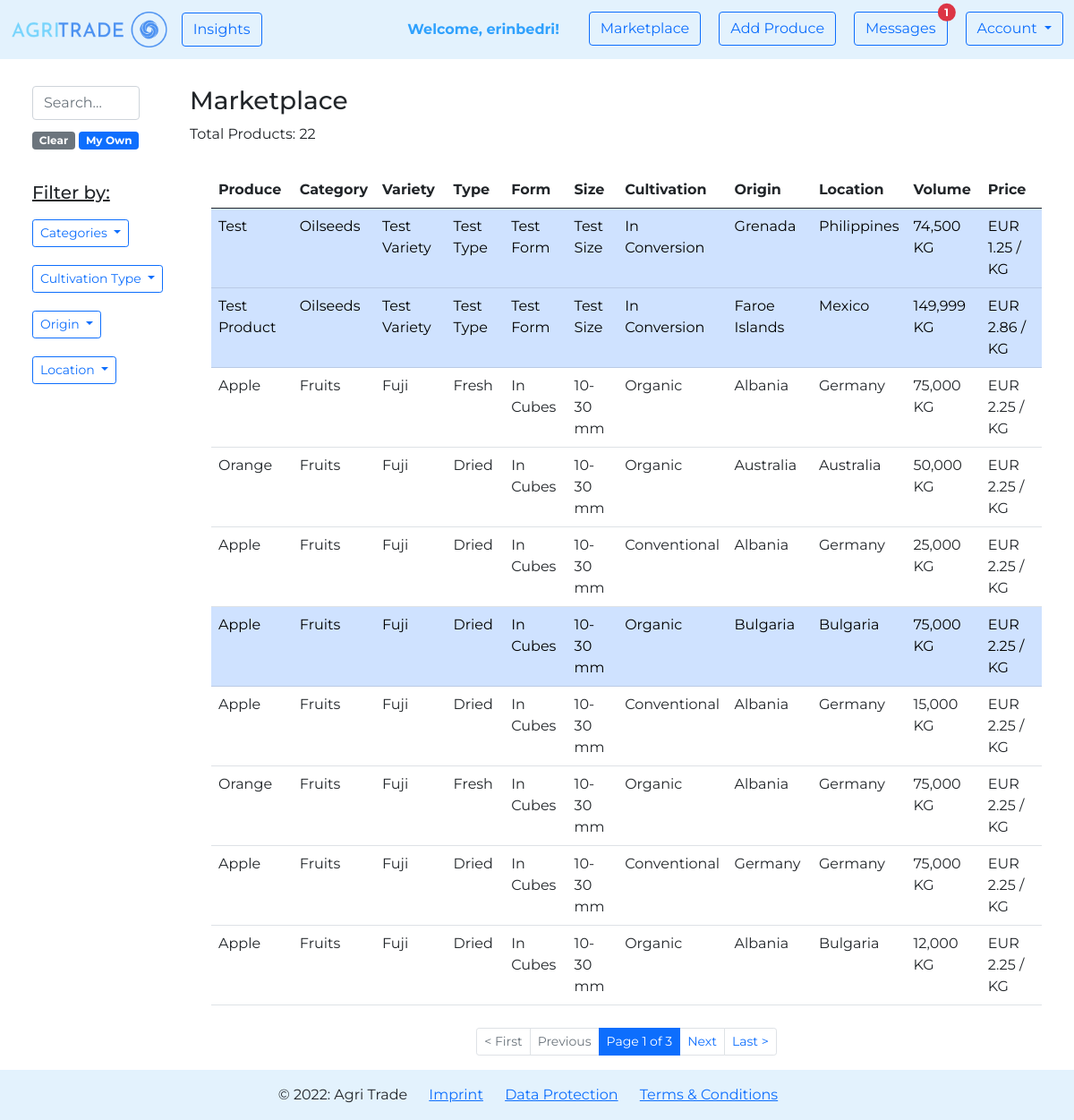
/marketplace/ (signed in), run on the app's committed database.
### agri_trade/marketplace/models.py (models this page shows, shortened)
class Product(models.Model):
    PRODUCT_CATEGORY = [
        ('Cereals', 'Cereals'),
        ('Pulses', 'Pulses'),
        ('Nuts', 'Nuts'),
        ('Oilseeds', 'Oilseeds'),
        ('Sugar and starch', 'Sugar and starch'),
        ('Fiber Crops', 'Fiber Crops'),
        ('Beverages', 'Beverages'),
        ('Narcotics', 'Narcotics'),
        ('Spices', 'Spices'),
        ('Forages', 'Forages'),
        ('Vegetables', 'Vegetables'),
        ('Fruits', 'Fruits'),
    ]
    PRODUCT_TYPE_MAX_LEN = max([len(product_type[1]) for product_type in PRODUCT_CATEGORY])
    CULTIVATION_TYPES = [
        ('Organic', 'Organic'),
        ('Conventional', 'Conventional'),
        ('In Conversion', 'In Conversion'),
    ]
    CULTIVATION_TYPE_MAX_LEN = max([len(cultivation_type[1]) for cultivation_type in CULTIVATION_TYPES])
    NAME_MAX_LEN = 20
    VARIETY_MAX_LEN = 25
    TYPE_MAX_LEN = 25
    FORM_MAX_LEN = 25
    SIZE_MAX_LEN = 25
    AVAILABLE_VOLUME_MIN_VALUE = 0
    AVAILABLE_VOLUME_MAX_VALUE = 1000000
    PRICE_MIN_VALUE = 0
    DESCRIPTION_MAX_LEN = 1500
    owner = models.ForeignKey(
        UserModel,
        on_delete=CASCADE)
    name = models.CharField(
        max_length=NAME_MAX_LEN,
    )
    category = models.CharField(
        max_length=PRODUCT_TYPE_MAX_LEN,
        choices=PRODUCT_CATEGORY,
    )
    variety = models.CharField(
        max_length=VARIETY_MAX_LEN,
        blank=True,
        null=True,
    )
    type = models.CharField(
        max_length=TYPE_MAX_LEN,
        blank=True,
        null=True,
    )
    form = models.CharField(
        max_length=FORM_MAX_LEN,
        blank=True,
        null=True,
    )
    size = models.CharField(
        max_length=SIZE_MAX_LEN,
        blank=True,
        null=True,
    )
    cultivation_type = models.CharField(
        max_length=CULTIVATION_TYPE_MAX_LEN,
        choices=CULTIVATION_TYPES,
    )
    available_volume = models.IntegerField(
        validators=[
            MinValueValidator(AVAILABLE_VOLUME_MIN_VALUE),
            MaxValueValidator(AVAILABLE_VOLUME_MAX_VALUE),
        ]
    )
    price = models.FloatField(
        validators=[
            MinValueValidator(PRICE_MIN_VALUE),
        ]
    )
    description = models.TextField(
        max_length=DESCRIPTION_MAX_LEN,
        blank=True,
        null=True,
    )
    origin = CountryField(
    )
    location = CountryField(
    )
    image = models.ImageField(
        null=True,
        blank=True,
        upload_to='produces',
        validators=(
            file_size,
        )
    )
    created_on = models.DateTimeField(
        auto_now_add=True
    )
    edited_on = models.DateTimeField(
        auto_now=True
    )

### agri_trade/marketplace/views.py (the view)
# urls.py: path('', views.marketplace, name='marketplace'),
@login_required
def marketplace(request):
    products_per_page = 10
    q = request.GET.get('q') if request.GET.get('q') is not None else ''
    products = Product.objects.filter(
        Q(name__icontains=q) |
        Q(category__icontains=q) |
        Q(cultivation_type__icontains=q) |
        Q(origin__icontains=q) |
        Q(location__icontains=q) |
        Q(variety__icontains=q) |
        Q(type__icontains=q) |
        Q(description__icontains=q) |
        Q(form__icontains=q) |
        Q(owner__username=q)) \
        .order_by('-created_on')
    categories = sorted({product.category for product in Product.objects.all()})
    cultivation_types = sorted({product.cultivation_type for product in Product.objects.all()})
    origins = sorted({product.origin.name for product in Product.objects.all()})
    locations = sorted({product.location.name for product in Product.objects.all()})
    paginator = Paginator(products, products_per_page)
    page_number = request.GET.get('page')
    page_obj = paginator.get_page(page_number)
    context = {
        'categories': categories,
        'cultivation_types': cultivation_types,
        'origins': origins,
        'locations': locations,
        'page_obj': page_obj,
        'query': q,
        'products_count': len(products),
    }
    return render(request, 'marketplace/marketplace.html', context)

### agri_trade/marketplace/templates/marketplace/marketplace.html (shortened to what this page needs)
{% extends 'web/base.html' %}
{% load humanize %}
{% block content %}
    <div class="container-fluid" style="margin-top: 30px">
        <div class="row">
            <div class="col-2">
                <div class="container">
                    <div class="row justify-content-md-left">
                        <form class="d-flex" role="search">
                            <input class="form-control me-2" type="text" placeholder="Search..." name="q">
                        </form>
                        <div class="container" style="margin-top: 10px">
                            <a href="{% url 'marketplace:marketplace' %}"><span
                                    class="badge bg-secondary">Clear</span></a>
                            <a href="{% url 'marketplace:marketplace' %}?q={{ request.user.username }}"><span
                                    class="badge bg-primary">My Own</span></a>
                        </div>
                        <div class="container" style="margin-top: 10px">
                            <h5 style="margin-top: 25px"><u>Filter by:</u></h5>
                            <div>
                                <button type="button" class="btn btn-outline-primary btn-sm dropdown-toggle"
                                        style="margin-top: 10px"
                                        data-bs-toggle="collapse" data-bs-target="#category">Categories
                                </button>
                            </div>
                            <div>
                                <button type="button" class="btn btn-outline-primary btn-sm dropdown-toggle"
                                        style="margin-top: 20px"
                                        data-bs-toggle="collapse" data-bs-target="#cultivationType">Cultivation Type
                                </button>
                            </div>
                            <div>
                                <button type="button" class="btn btn-outline-primary btn-sm dropdown-toggle"
                                        style="margin-top: 20px"
                                        data-bs-toggle="collapse" data-bs-target="#origin">Origin
                                </button>
                            </div>
                            <div>
                                <button type="button" class="btn btn-outline-primary btn-sm dropdown-toggle"
                                        style="margin-top: 20px"
                                        data-bs-toggle="collapse" data-bs-target="#location">Location
                                </button>
                            </div>
                        </div>
                    </div>
                </div>
            </div>
            <div class="col-10">
                <h3>Marketplace {% if query %} > {{ query }} {% endif %}</h3>
                <p> Total Products: {{ products_count }}</p>
                <div class="container">
                    <table class="table table-hover" style="margin-top: 30px">
                        <thead>
                        <tr>
                            <th scope="col">Produce</th>
                            <th scope="col">Category</th>
                            <th scope="col">Variety</th>
                            <th scope="col">Type</th>
                            <th scope="col">Form</th>
                            <th scope="col">Size</th>
                            <th scope="col">Cultivation</th>
                            <th scope="col">Origin</th>
                            <th scope="col">Location</th>
                            <th scope="col">Volume</th>
                            <th scope="col">Price</th>
                        </tr>
                        </thead>
                        <tbody>
                        {% for product in page_obj %}
                            <tr onclick="window.location='{% url "marketplace:product details" product.id %}';"
                                    {% if product.owner == request.user %}
                                class="table-primary"
                                data-bs-toggle="tooltip"
                                data-bs-placement="top"
                                title="Your Own Product!"
                                    {% endif %}>
                                <td>{{ product.name }}</td>
                                <td>{{ product.category }}</td>
                                <td>{% if product.variety %}{{ product.variety }}{% endif %}</td>
                                <td>{% if product.type %}{{ product.type }}{% endif %}</td>
                                <td>{% if product.form %}{{ product.form }}{% endif %}</td>
                                <td>{% if product.size %}{{ product.size }}{% endif %}</td>
                                <td>{{ product.cultivation_type }}</td>
                                <td>{{ product.origin.name }}</td>
                                <td>{{ product.location.name }}</td>
                                <td>{{ product.available_volume|intcomma }} KG</td>
                                <td>EUR {{ product.price|floatformat:2 }} / KG</td>
                            </tr>
                        {% empty %}
                            <p>Sorry, we couldn't find the produce you are looking for.</p>
                        {% endfor %}
                        </tbody>
                    </table>
                    <nav aria-label="Page navigation example" style="margin-top: 25px">
                        <ul class="pagination pagination-sm justify-content-center">
                            {% if page_obj.has_previous %}
                                <li class="page-item">
                                    <a class="page-link" href="?page=1">< First</a></li>
                                <li class="page-item">
                                    <a class="page-link" href="?page={{ page_obj.previous_page_number }}">Previous</a>
                                </li>
                            {% else %}
                                <li class="page-item disabled">
                                    <a class="page-link" href="#">< First</a></li>
                                <li class="page-item disabled">
                                    <a class="page-link" href="#">Previous</a>
                                </li>
                            {% endif %}
                            <li class="page-item active">
                                <a class="page-link"
                                   href="#">Page {{ page_obj.number }} of {{ page_obj.paginator.num_pages }}</a></li>
                            {% if page_obj.has_next %}
                                <li class="page-item">
                                    <a class="page-link" href="?page={{ page_obj.next_page_number }}">Next</a></li>
                                <li class="page-item">
                                    <a class="page-link" href="?page={{ page_obj.paginator.num_pages }}">Last ></a>
                                </li>
                            {% else %}
                                <li class="page-item disabled">
                                    <a class="page-link" href="#">Next</a></li>
                                <li class="page-item disabled">
                                    <a class="page-link" href="#">Last ></a>
                                </li>
                            {% endif %}
                        </ul>
                    </nav>
                </div>
            </div>
        </div>
    </div>
{% endblock %}

### agri_trade/web/templates/web/navigation.html (shortened to what this page needs)
{% load static %}
<nav class="navbar navbar-expand-lg navbar-light" style="background-color: #e3f2fd;">
    <div class="container-fluid">
        <a class="navbar-brand" href="{% url 'web:homepage' %}">
            <img src="{% static 'img/logo.png' %}" alt="logo" style="height: 40px">
        </a>
        <ul class="navbar-nav">
            <li class="nav-item">
                <a class="btn btn-outline-primary" href="{% url 'posts:show posts' %}">Insights</a>
            </li>
        </ul>
        <div class="collapse navbar-collapse" id="navbarNavDropdown">
            <ul class="navbar-nav ms-auto">
                {% if request.user.is_authenticated %}
                    <li class="nav-item" style="margin-right: 25px">
                        <b><a class="nav-link disabled" href="#"
                              style="color: #2fa1fd">Welcome, {{ request.user.username }}!</a></b>
                    </li>
                    <li class="nav-item" style="padding-right: 20px">
                        <a class="btn btn-outline-primary" href="{% url 'marketplace:marketplace' %}">Marketplace</a>
                    </li>
                    <li class="nav-item" style="padding-right: 20px">
                        <a class="btn btn-outline-primary" href="{% url 'marketplace:add product' %}">Add Produce</a>
                    </li>
                    <li class="nav-item" style="padding-right: 20px">
                        <button type="button" class="btn btn-outline-primary position-relative"
                                onclick="location.href = '{% url 'user_messages:messages' %}';">
                            Messages
                            {% if request.unread_messages_count > 0 %}
                                <span class="position-absolute top-0 start-100 translate-middle badge rounded-pill bg-danger">
                                {{ request.unread_messages_count }}
                            </span>
                            {% endif %}
                        </button>
                    </li>
                    <div class="dropdown">
                        <button class="btn btn-outline-primary dropdown-toggle" type="button" id="dropdownMenuButton1"
                                data-bs-toggle="dropdown" aria-expanded="false">
                            Account
                        </button>
                    </div>
                {% endif %}
            </ul>
        </div>
    </div>
</nav>

### static/css/style.css (style rules this page uses)
body { font-family: 'Montserrat', sans-serif !important; }

### data on the page
Product: name "Test", category "Oilseeds", variety "Test Variety", type "Test Type", form "Test Form", size "Test Size", cultivation_type "In Conversion", origin.name "Grenada", location.name "Philippines", available_volume "74,500", price "1.25"
Product: name "Test Product", category "Oilseeds", variety "Test Variety", type "Test Type", form "Test Form", size "Test Size", cultivation_type "In Conversion", origin.name "Faroe Islands", location.name "Mexico", available_volume "149,999", price "2.86"
Product: name "Apple", category "Fruits", variety "Fuji", type "Fresh", form "In Cubes", size "10-30 mm", cultivation_type "Organic", origin.name "Albania", location.name "Germany", available_volume "75,000", price "2.25"
Product: name "Orange", category "Fruits", variety "Fuji", type "Dried", form "In Cubes", size "10-30 mm", cultivation_type "Organic", origin.name "Australia", location.name "Australia", available_volume "50,000", price "2.25"
Product: name "Apple", category "Fruits", variety "Fuji", type "Dried", form "In Cubes", size "10-30 mm", cultivation_type "Conventional", origin.name "Albania", location.name "Germany", available_volume "25,000", price "2.25"
Product: name "Apple", category "Fruits", variety "Fuji", type "Dried", form "In Cubes", size "10-30 mm", cultivation_type "Organic", origin.name "Bulgaria", location.name "Bulgaria", available_volume "75,000", price "2.25"
Product: name "Apple", category "Fruits", variety "Fuji", type "Dried", form "In Cubes", size "10-30 mm", cultivation_type "Conventional", origin.name "Albania", location.name "Germany", available_volume "15,000", price "2.25"
Product: name "Orange", category "Fruits", variety "Fuji", type "Fresh", form "In Cubes", size "10-30 mm", cultivation_type "Organic", origin.name "Albania", location.name "Germany", available_volume "75,000", price "2.25"
Product: name "Apple", category "Fruits", variety "Fuji", type "Dried", form "In Cubes", size "10-30 mm", cultivation_type "Conventional", origin.name "Germany", location.name "Germany", available_volume "75,000", price "2.25"
Product: name "Apple", category "Fruits", variety "Fuji", type "Dried", form "In Cubes", size "10-30 mm", cultivation_type "Organic", origin.name "Albania", location.name "Bulgaria", available_volume "12,000", price "2.25"

### other printed values
{{ request.user.username }} "erinbedri"
{{ request.unread_messages_count }} "1"
{{ products_count }} "22"
{{ page_obj.number }} "1"
{{ page_obj.paginator.num_pages }} "3"
